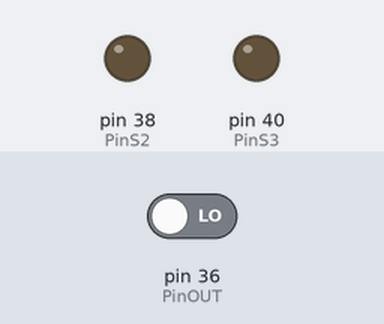
Simulated run of this sketch. Board: Arduino Mega 2560, built with avr-gcc and run on an emulated ATmega2560. On the bench: output pins drawn as LEDs (lit = HIGH). The inputs (shaded band) are chosen by the test bench; at power-on: pin 36 (PinOUT) LOW. What the sketch prints to the serial monitor is not drawn.

Above: at 0.5 s.
At 1.5 s:
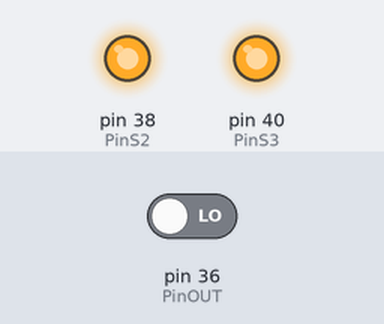
At 3.0 s:
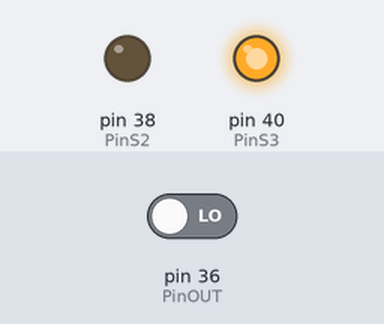
Timing chart, 0 to 5.3 s (numbered marks = the images above):
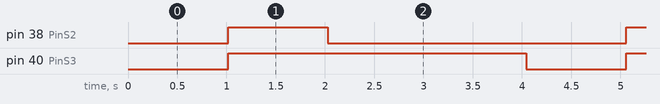

Measured:
- by itself, pin 38 (PinS2): alternates HIGH for 1.0 s and LOW for 3.0 s
- by itself, pin 40 (PinS3): alternates HIGH for 3.0 s and LOW for 1.0 s
- by itself, everything shown: repeats every 4.0 s, in 3 steps

The sketch:

prog_basica_sensor_de_cor_V1_1.ino
```cpp
// Definição de pinos sensor de cor
#define PinOUT 36 //Definição do Pino OUT na entrada digital 36
#define PinS2  38 //Definição do Pino S2 na entrada digital 38
#define PinS3 40 //Definição do Pinto S3 na entrada digital 40

int red;//Declaração da variável que representará a cor vermelha
int green; //Declaração da variável que representará a cor verde
int blue; // Declaração da variável que representará a cor azul

void setup() {

  Serial.begin(9600); //Inicia o monitor Serial com velocidade de 9600

  pinMode(PinOUT, INPUT); //Definição do PinOUT como sendo um pino de entrada
  pinMode(PinS2, OUTPUT); //Definição do Pino S2 como sendo um pino de saída
  pinMode(PinS3, OUTPUT); //Definição do Pino S3 como sendo um pino de saída

}

void loop() {

  //paraFrente();
  leituraCores(); // Chama pela função que lÊ a escala de cores do sensor de cor

}

void cores() { // funçao responsavel por definir a cor que o sensor de luminosidade está lendo

  if (blue < 20 && red < 20 && green < 20) { //detecção da cor branca
    Serial.println("Branco");
  }
  else if ((red > 32 && red < 70) && (green > 31 && green < 60) && (blue > 22 && blue < 38)) { // detecção da cor preta
    Serial.println("PRETO");
    /*
    pararMotores();
    paraTras();
    delay(3000);
    */
  }

  else if((red > 27 && red < 42) && (green > 20 && green < 35) && (blue > 12 && blue < 20)) { // detecção da cor azul
    Serial.println("AZUL");
    /*
    pararMotores();
    delay(5000);
    */
  }

  else if (red < blue && red < green && red < 100) { //detecção da cor vermelha
    Serial.println("Vermelho");
    // Lógica da zona de perigo
  }
}

void leituraCores(){

  digitalWrite(PinS2, LOW); // Aciona um valor LOW ao Pino S2
  digitalWrite(PinS3, LOW); // Aciona um valor LOW ao Pino S3
  red = pulseIn(PinOUT, LOW); // define red como sendo responsável por ler a informação de pulso LOW do pino out

  Serial.print(" R: "); // Mostra a letra R no monitor Serial, representando red
  Serial.print(red); // Mostra o valor lido no PulseIn

  delay(15); // delay de 15 milissegundos até o próximo comando


  digitalWrite(PinS2, HIGH); // Aciona um valo high ao Pino S2
  digitalWrite(PinS3, HIGH); // Aciona um valo high ao Pino S3
  green = pulseIn(PinOUT, LOW); // define green como sendo responsável por ler a informação de pulso low no pino out

  Serial.print(" G: "); // Mostra a letra R no monitor Serial, representando green
  Serial.print(green); // Mostra o valor lido no PulseIn

  delay(15); // delay de 15 milissegundos até o próximo comando


  digitalWrite(PinS2, LOW);// Aciona um valor loq ao Pino S2
  digitalWrite(PinS3, HIGH); // Aciona um valor high ao Pino S3
  blue = pulseIn(PinOUT, LOW);// define blue como sendo responsável por ler a informação de pulso low no pino out

  Serial.print(" B: "); // Mostra a letra B no monitor Serial, representando blue
  Serial.println(blue); // Mostra o valor lido no PulseIn

  delay(15); // delay de 15 milissegundos até o próximo comando

  cores(); //chamada da função cores()

  delay(1000);

}
```
